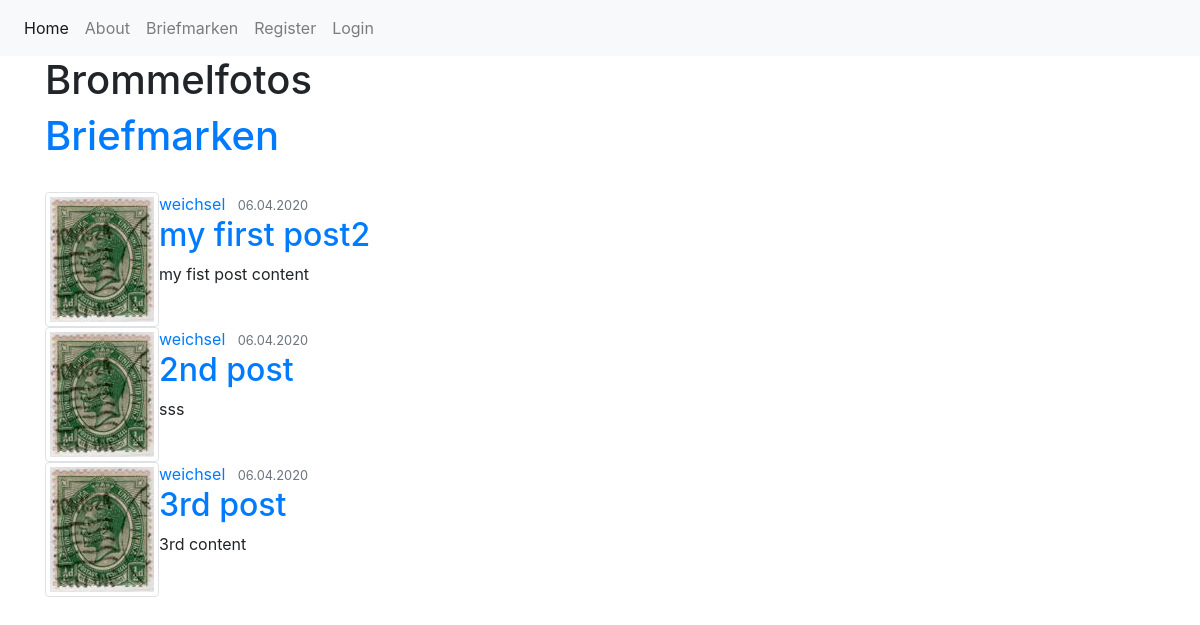
Page /home on the earlier database version.
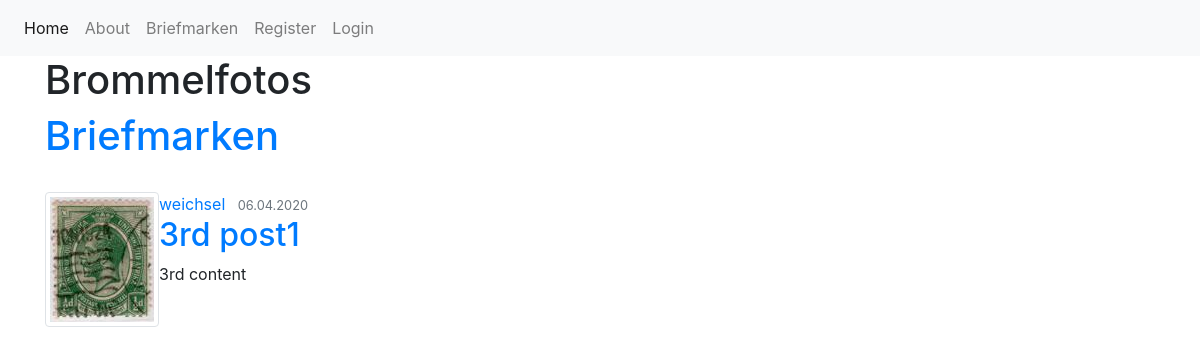
Same page on the later database version.
### stamp_manager/models.py (models this page shows, shortened)
class Post(db.Model):
    id = db.Column(db.Integer, primary_key=True)
    title = db.Column(db.String(100), nullable=True)
    date_posted =  db.Column(db.DateTime, nullable=False, default=datetime.utcnow)
    content = db.Column(db.Text, nullable=False)
    user_id = db.Column(db.Integer, db.ForeignKey('user.id'), nullable = False)

class User(db.Model, UserMixin):
    id = db.Column(db.Integer, primary_key=True)
    username = db.Column(db.String(20), unique=True, nullable=True)
    email = db.Column(db.String(120), unique=True, nullable=True)
    image_file = db.Column(db.String(20), nullable=True, default='default.jpg')
    password = db.Column(db.String(60), nullable=False)
    posts = db.relationship('Post', backref='author', lazy=True)

### stamp_manager/routes.py (the view)
@app.route('/')
@app.route('/home')
def home():
    posts = Post.query.all()
    return render_template('home.html', title="Home", posts=posts)

### stamp_manager/templates/home.html
{% extends 'layout.html' %}
{% block body %}
<h1>Brommelfotos</h1>
<h1><a href="articles">Briefmarken</a> </h1>
<br>
{% for post in posts %}
<article class="media content-section">
    <img class="img-thumbnail" src="{{ url_for('static', filename='pics/'+ post.author.image_file) }}">
    <div class="media-body">
        <div class="article-metadata">
            <a class="mr-2" href="#">{{ post.author.username }}</a>
            <small class="text-muted">{{ post.date_posted.strftime('%d.%m.%Y') }}</small>
        </div>
        <h2><a class="article-title" href="{{ url_for('post', post_id = post.id) }}">{{ post.title }}</a></h2>
        <p class="article-content">{{ post.content }}</p>
    </div>
</article>
{% endfor %}
{% endblock %}

### stamp_manager/templates/layout.html (shortened to what this page needs)
<!doctype html>
<html lang="de">
<head>
    <link rel="stylesheet" href="https://stackpath.bootstrapcdn.com/bootstrap/4.4.1/css/bootstrap.min.css"
>
</head>
<body>
    <nav class="navbar navbar-expand-lg navbar-light bg-light" >
        <div class="collapse navbar-collapse" id="navbarSupportedContent">
            <ul class="navbar-nav mr-auto">
                <li class="nav-item active">
                    <a class="nav-link" href="/">Home <span class="sr-only">(current)</span></a>
                </li>
                <li class="nav-item">
                    <a class="nav-link" href="/about">About</a>
                </li>
                <li class="nav-item">
                    <a class="nav-link" href="/articles">Briefmarken</a>
                </li>
                {% if current_user.is_authenticated %}
                    <li class="nav-item">
                        <a class="nav-link" href="{{ url_for('account') }}">Account</a>
                    </li>
                    <li class="nav-item"></li>
                        <a class="nav-link" href="/logout">Logout</a>
                    </li>
                    <li class="nav-item"></li>
                        <a class="nav-link" href="{{ url_for('new_post') }}">New Post</a>
                    </li>
                {% else %}
                    <li class="nav-item">
                        <a class="nav-link" href="/register">Register</a>
                    </li>
                    <li class="nav-item">
                        <a class="nav-link" href="/login">Login</a>
                    </li>
                {% endif %}
            </ul>
        </div>
    </nav>
    <div class="container">
        {% block body %}{% endblock %}
    </div>
</body>
</html>

Differences in the rows shown:
removed Post: image_file (picture), author.username "weichsel", date_posted "06.04.2020", title "my first post2", content "my fist post content"
removed Post: image_file (picture), author.username "weichsel", date_posted "06.04.2020", title "2nd post", content "sss"
changed Post "3rd content": title "3rd post" → "3rd post1"
